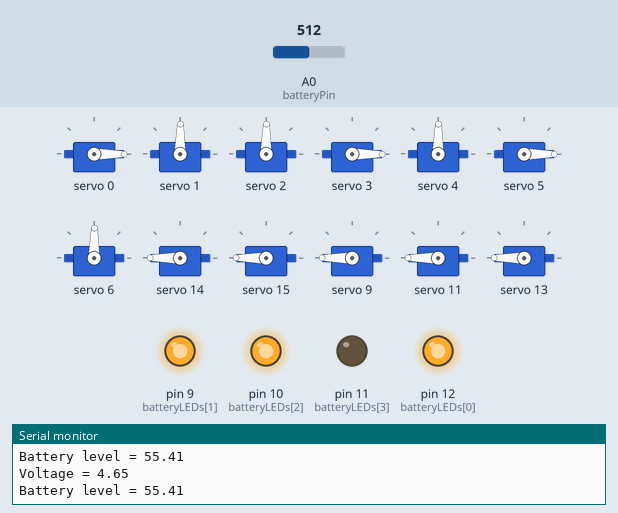
This sketch was run on a simulated Arduino Uno, built with avr-gcc and run on an emulated ATmega328P. Parts: 12 × servo, output pins drawn as LEDs (lit = HIGH), the last lines printed to the serial monitor. The inputs (shaded band) are chosen by the test bench; at power-on: A0 (batteryPin) = 512.

Above: at 1.8 s.
1.9 s: A0 (batteryPin) set to 674
4.9 s: A0 (batteryPin) set to 706
At 7.7 s:
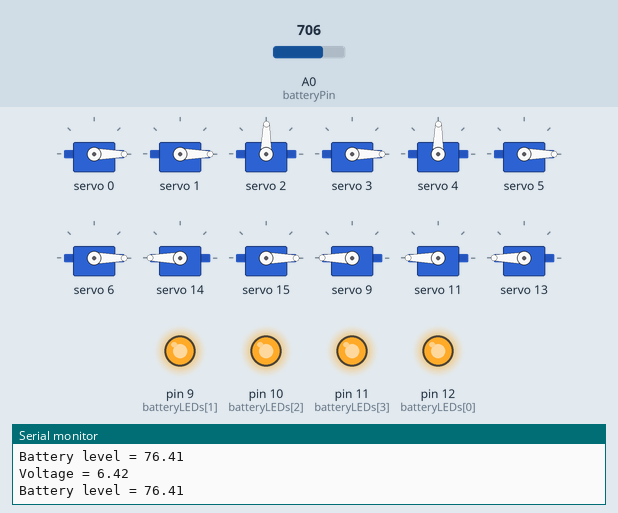
7.9 s: A0 (batteryPin) set to 239
10.9 s: A0 (batteryPin) set to 214
At 12.6 s:
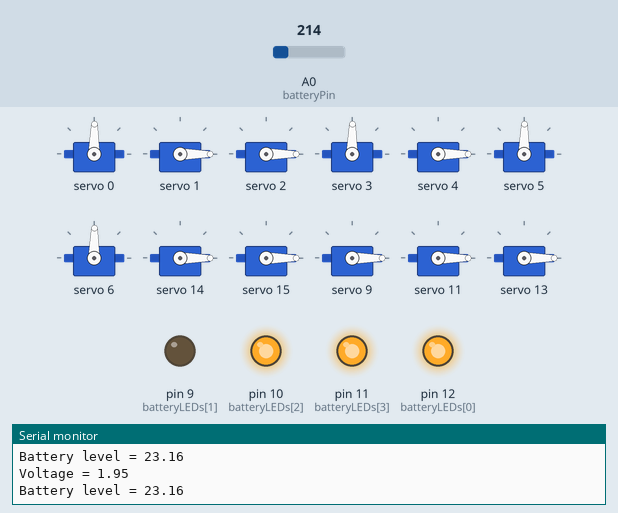
13.9 s: A0 (batteryPin) set to 306
At 14.8 s:
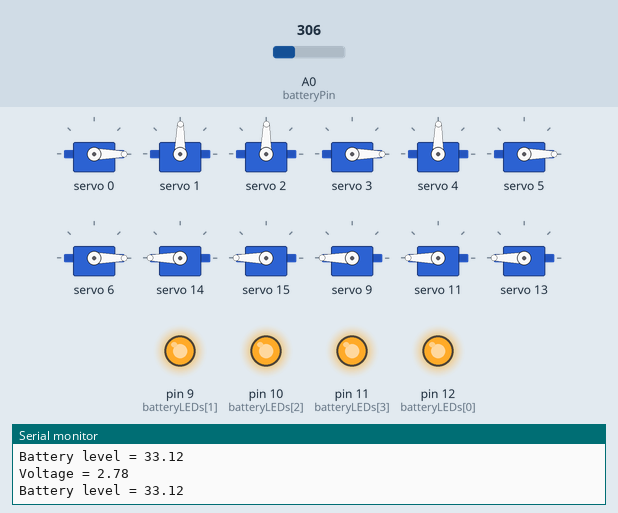
16.9 s: A0 (batteryPin) set to 122
At 17.7 s:
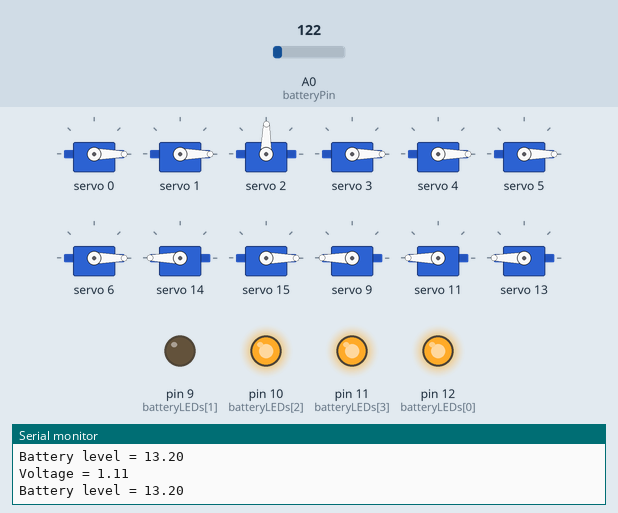
Timing chart, 0 to 22.6 s (numbered marks = the images above; inputs shaded):
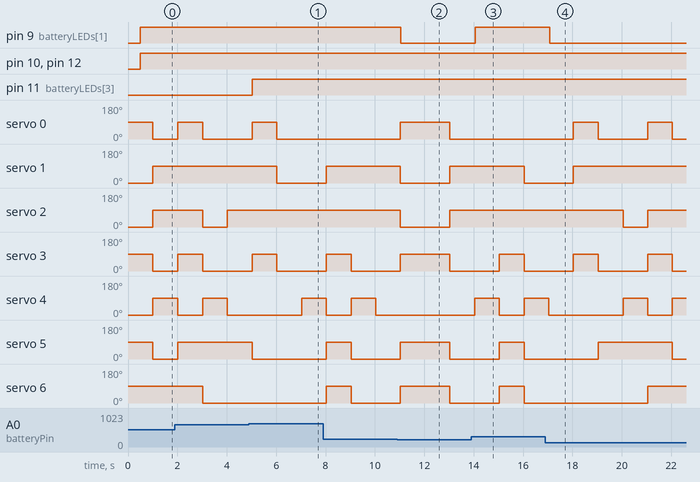

Measured:
- the behaviour switches between 692 and 693 on A0 (batteryPin) (found by bisection; images 0 and 1)
- the behaviour switches between 231 and 230 on A0 (batteryPin) (found by bisection; images 1 and 2)
- after the input at 4.9 s, pin 11 (batteryLEDs[3]): LOW → HIGH after 0.12 s
- after the input at 10.9 s, pin 9 (batteryLEDs[1]): HIGH → LOW after 0.15 s
- after the input at 13.9 s, pin 9 (batteryLEDs[1]): LOW → HIGH after 0.17 s
- after the input at 16.9 s, pin 9 (batteryLEDs[1]): HIGH → LOW after 0.18 s
- by itself, servo 0, servo 3: alternates 89° for 1.0 s and 0° for 2.0 s

The sketch:

Code_TRC_3.ino
```cpp
#include <Wire.h>
#include <Adafruit_PWMServoDriver.h>

// Create PCA9685 object
Adafruit_PWMServoDriver pwm = Adafruit_PWMServoDriver();

// PWM range for servos (adjust according to your model)
#define SERVO_MIN 100   // 0° position
#define SERVO_MAX 500   // 180° position

int angleOn = 90;   // Angle to activate a segment
int angleOff = 0;   // Angle to deactivate a segment

// PCA9685 channels used (0 to 6 for the 7 segments A to G)
const int segments[7] = {0, 1, 2, 3, 4, 5, 6};
// LED channels (8 to 14 for the 7 LED trios)
/*LED_segment 1 -- 14
  LED_segment 2 -- 15
  LED_segment 3 -- 9
  LED_segment 4 -- 11
  LED_segment 5 -- 13
  LED_segment 6 -- 12
  LED_segment 7 -- 10
*/

const int ledChannels[7] = {14,15,9,11,13,12,10};

// Battery level LEDs on PCA9685 channels
const int batteryLEDs[4] = {12, 9, 10, 11};

// Digit table for servos 0–11 (1 = active segment)
const bool servos[12][7] = {
  {1,0,0,1,0,1,1},
  {0,1,1,0,1,0,1}, // 0
  {1,1,1,1,0,1,1}, // 1
  {0,1,0,0,1,1,0}, // 2
  {0,1,1,0,0,1,0}, // 3
  {1,1,1,1,0,0,0}, // 4
  {0,0,1,0,0,0,0}, // 5
  {0,0,1,0,1,0,0}, // 6
  {0,1,1,1,0,1,1}, // 7
  {0,1,1,0,1,0,0}, // 8
  {0,1,1,0,0,0,0}, // 9
  {1,0,0,1,0,1,1}
};


// LED table for digits 0–11 (1 = LED on)
const bool leds[12][7] = {
  {0,0,0,0,0,0,0},
  {1,1,1,1,1,1,0}, // 0
  {0,1,1,0,0,0,0}, // 1
  {1,1,0,1,1,0,1}, // 2
  {1,1,1,1,0,0,1}, // 3
  {0,1,1,0,0,1,1}, // 4
  {1,0,1,1,0,1,1}, // 5
  {1,0,1,1,1,1,1}, // 6
  {1,1,1,0,0,0,0}, // 7
  {1,1,1,1,1,1,1}, // 8
  {1,1,1,1,0,1,1}, // 9
  {0,0,0,0,0,0,0}
};

// Timing without delay()
unsigned long previousMillis = 0;
const long interval = 1000; // 1 second
int currentDigit = 0;
int direction = 1; // +1 = up ; -1 = down

// LED fade variables
unsigned long fadeStartTime = 0;
const long fadeDuration = 1000; // 1 second fade
bool fadeActive = false;
bool previousSegmentState[7] = {false}; // Previous state of each segment
bool currentSegmentState[7] = {false};  // Current state of each segment

// Battery monitoring variables
const int batteryPin = A0;  // ADC0 pin
const float maxVoltage = 8.4;  // Maximum voltage (100%)
// const int ratio = 1.7142 ; // Resistor ratio
unsigned long lastBatteryCheck = 0;
const long batteryCheckInterval = 500; // Check battery every 500ms

void setup() {
  pwm.begin();
  pwm.setPWMFreq(50); // PWM frequency for servos

  for (int i = 0; i< 4; i++){
    pinMode(batteryLEDs[i], OUTPUT);
    digitalWrite(batteryLEDs[i], LOW);
  }

  // Deactivate all segments at startup
  // for (int i = 0; i < 7; i++) {
  //   setServoAngle(segments[i], digits[0][i]);
  // }

  // Initialize segment states
  for (int i = 0; i < 7; i++) {
    currentSegmentState[i] = leds[currentDigit][i];
    previousSegmentState[i] = currentSegmentState[i];
  }

  displayDigit(currentDigit);
  currentDigit +=1;
  Serial.begin(9600);
}

void loop() {
  unsigned long currentMillis = millis();

  // Handle digit change
  if (currentMillis - previousMillis >= interval) {
    previousMillis = currentMillis;

    // Store previous segment states
    for (int i = 0; i < 7; i++) {
      previousSegmentState[i] = currentSegmentState[i];
      currentSegmentState[i] = leds[currentDigit][i];
    }

    // Display current digit (servos)
    displayDigit(currentDigit);

    // Start LED fade
    fadeStartTime = currentMillis;
    fadeActive = true;

    // Prepare next digit
    currentDigit += direction;
    if (currentDigit > 11) {
      currentDigit = 11;
      direction = -1;
    } else if (currentDigit < 0) {
      currentDigit = 0;
      direction = 1;
    }
  }

  // Handle LED fade
  if (fadeActive) {
    updateLEDFade(currentMillis);
  }

  // Check battery level
  if (currentMillis - lastBatteryCheck >= batteryCheckInterval) {
    lastBatteryCheck = currentMillis;
    updateBatteryLevel();
  }
}

// Function to display a digit between 0 and 11
void displayDigit(int number) {
  for (int i = 0; i < 7; i++) {
    if (servos[number][i]) {
      setServoAngle(segments[i], angleOn);
    } else {
      setServoAngle(segments[i], angleOff);
    }
  }
}

// Convert angle (°) to PWM signal for PCA9685
void setServoAngle(int channel, int angle) {
  int pulse = map(angle, 0, 180, SERVO_MIN, SERVO_MAX);
  pwm.setPWM(channel, 0, pulse);
}

// Update LED fade animation
void updateLEDFade(unsigned long currentMillis) {
  unsigned long elapsed = currentMillis - fadeStartTime;

  if (elapsed >= fadeDuration) {
    // Fade complete
    fadeActive = false;
    // Set final LED states
    for (int i = 0; i < 7; i++) {
      if (currentSegmentState[i]) {
        pwm.setPWM(ledChannels[i], 0, 4095); // Full brightness
      } else {
        pwm.setPWM(ledChannels[i], 0, 0);    // Off
      }
    }
  } else {
    // Calculate fade progress (0.0 to 1.0)
    float progress = (float)elapsed / fadeDuration;

    for (int i = 0; i < 7; i++) {
      int brightness = 0;

      if (currentSegmentState[i] && !previousSegmentState[i]) {
        // Fade IN: 0 to 4095
        brightness = (int)(4095 * progress);
      } else if (!currentSegmentState[i] && previousSegmentState[i]) {
        // Fade OUT: 4095 to 0
        brightness = (int)(4095 * (1.0 - progress));
      } else if (currentSegmentState[i] && previousSegmentState[i]) {
        // Stay ON
        brightness = 4095;
      } else {
        // Stay OFF
        brightness = 0;
      }

      pwm.setPWM(ledChannels[i], 0, brightness);
    }
  }
}

// Update battery level indicator
void updateBatteryLevel() {
  // Read ADC value (0-1023)
  int adcValue = analogRead(batteryPin);

  // Convert to voltage (0-5V reference)
  float voltage = (adcValue / 1023.0) * 4.9 * 1.898;
        // voltage = 1.7142 * voltage ;
  Serial.print("Voltage = "); Serial.println(voltage);
  // Calculate battery percentage based on 4.9V max
  float batteryPercent = (voltage / maxVoltage) * 100.0;
  Serial.print("Battery level = "); Serial.println(batteryPercent);
  for (int i = 0; i < 2; i++){
      digitalWrite(batteryLEDs[i], LOW);
    }
  // Constrain to 0-100%
  if (batteryPercent > 100.0) batteryPercent = 100.0;
  if (batteryPercent < 0.0) batteryPercent = 0.0;

  // Light up LEDs based on battery level
  if ((batteryPercent >= 75.0) && (batteryPercent <= 100.0)) {
    // 100-75%: Light up LEDs on channels 9, 10, 11, 12
    for (int i = 0; i < 4; i++){
      digitalWrite(batteryLEDs[i], HIGH);
    }
  }
  else if ((batteryPercent >= 50.0) && (batteryPercent < 75.0)) {
    // 75-50%: Light up LEDs on channels 10, 11, 12
     for (int i = 0; i < 3; i++){
      digitalWrite(batteryLEDs[i], HIGH);
    }
  }
  else if ((batteryPercent >= 25.0) && (batteryPercent < 50.0)) {
    // 50-25%: Light up LEDs on channels 11, 12
     for (int i = 0; i < 2; i++){
      digitalWrite(batteryLEDs[i], HIGH);
    }
  }
  else if ((batteryPercent > 0.0) && (batteryPercent < 25.0)) {
    // 50-25%: Light up LEDs on channels 11, 12
     for (int i = 0; i < 1; i++){
      digitalWrite(batteryLEDs[i], HIGH);
    }
  }
  else {
    // 50-25%: Light up LEDs on channels 11, 12
     for (int i = 0; i < 2; i++){
      digitalWrite(batteryLEDs[i], LOW);
    }
  }
  // If batteryPercent == 0, all LEDs stay off
  // Turn off all battery LEDs first
  // for (int i = 0; i < 4; i++){
  //   digitalWrite(batteryLEDs[i], LOW);
  // }
}
```
